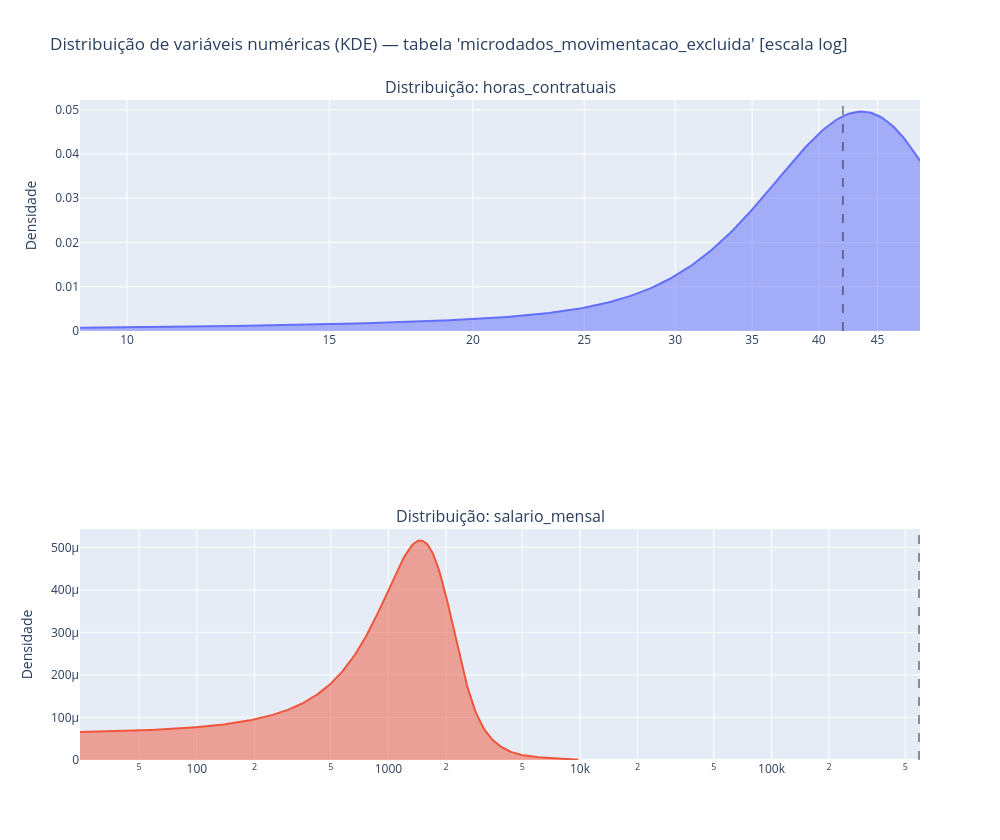

The cell this chart's notebook holds for it:
### Markdown cell above
### Distribuição contínua

### Code cell
N_STDDEV_RANGE = 4
MAX_TICKS = 50
N_BINS = 100000  # numero de bins dentro da janela exibida (média ± N_STDDEV_RANGE*σ)
 
dtypes = list(df_metadata_t1['data_type'].values)
columns = list(df_metadata_t1['column_name'].values)
 
num_columns = [
    col for col, dtype in zip(columns, dtypes)
    if dtype in ['FLOAT64']
]
 
table = f"{DATASET_NAME}.{SCHEMA_NAME}.{TABLE}"
 
# Coleta estatísticas e histogramas de cada coluna numérica
bins_dict, stats_dict, window_dict, valid_columns = collect_stats_and_bins(
    client, table, num_columns, n_bins=200
)

fig, valid_columns = build_density_figure(
    bins_dict, stats_dict, window_dict, TABLE, log_vals=True
)
 
# Salva como HTML e abre no navegador
output_path = os.path.abspath(f"data/outputs/html/distribuicao_{TABLE}_num_columns.html")
fig.show()

### Figure 1 — Plotly figure (JSON) as saved in the notebook; plotly's stock layout.template omitted (floating-point values rounded to 4 significant figures; data arrays with more than 128 entries replaced by an {"elided": "..."} marker saying what was removed)
{"data": [{"fill": "tozeroy", "line": {"width": 2}, "mode": "lines", "showlegend": false, "type": "scatter", "x": {"elided": "300 float values"}, "xaxis": "x", "y": {"elided": "300 float values"}, "yaxis": "y"}, {"fill": "tozeroy", "line": {"width": 2}, "mode": "lines", "showlegend": false, "type": "scatter", "x": {"elided": "300 float values"}, "xaxis": "x2", "y": {"elided": "300 float values"}, "yaxis": "y2"}], "layout": {"annotations": [{"font": {"size": 16}, "showarrow": false, "text": "Distribuição: horas_contratuais", "x": 0.5, "xanchor": "center", "xref": "paper", "y": 1.0, "yanchor": "bottom", "yref": "paper"}, {"font": {"size": 16}, "showarrow": false, "text": "Distribuição: salario_mensal", "x": 0.5, "xanchor": "center", "xref": "paper", "y": 0.35, "yanchor": "bottom", "yref": "paper"}], "height": 840, "margin": {"b": 80}, "shapes": [{"line": {"color": "rgba(0,0,0,0.4)", "dash": "dash"}, "type": "line", "x0": 41.99, "x1": 41.99, "xref": "x", "y0": 0, "y1": 1, "yref": "y domain"}, {"line": {"color": "rgba(0,0,0,0.4)", "dash": "dash"}, "type": "line", "x0": 589000.0, "x1": 589000.0, "xref": "x2", "y0": 0, "y1": 1, "yref": "y2 domain"}], "showlegend": false, "title": {"text": "Distribuição de variáveis numéricas (KDE) — tabela 'microdados_movimentacao_excluida' [escala log]"}, "width": 1000, "xaxis": {"anchor": "y", "domain": [0, 1], "type": "log"}, "xaxis2": {"anchor": "y2", "domain": [0, 1], "type": "log"}, "yaxis": {"anchor": "x", "domain": [0.65, 1.0], "title": {"text": "Densidade"}}, "yaxis2": {"anchor": "x2", "domain": [0, 0.35], "title": {"text": "Densidade"}}}}
